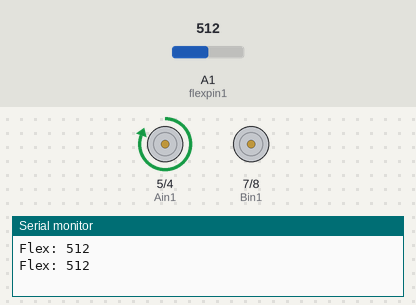
Bench run of a sketch on a simulated Arduino Uno, built with avr-gcc and run on an emulated ATmega328P. On the bench: motor-driver pin pairs drawn as motors (green arrow = first pin HIGH = forward, orange = second pin HIGH = backward, longer = more drive, scaled by the enable pin), the last lines printed to the serial monitor. The test bench sets the inputs (shaded band); at power-on: A1 (flexpin1) = 512.

Above: at 5.9 s.
6.0 s: A1 (flexpin1) set to 635
At 10.15 s:
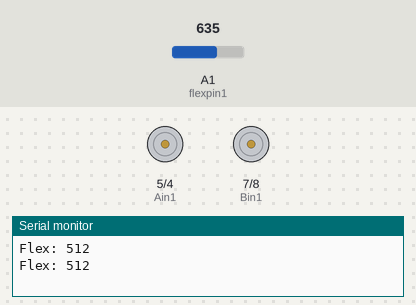
16.8 s: A1 (flexpin1) set to 666
At 21.1 s:
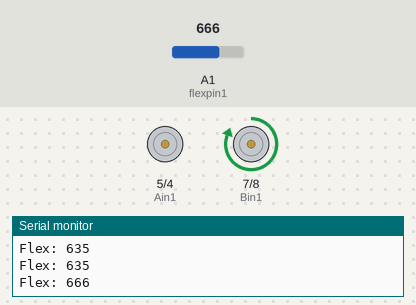
Timing chart, 0 to 31.2 s (numbered marks = the images above; inputs shaded):
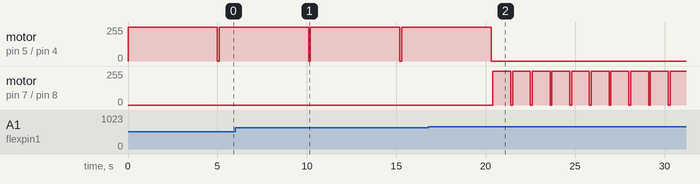

Measured:
- the behaviour switches between 649 and 650 on A1 (flexpin1) (found by bisection; images 1 and 2)
- after the input at 16.8 s, motor on pin 5 (Ain1) / pin 4 (Ain2): goes on until 20.3 s, then stays stopped; motor on pin 7 (Bin1) / pin 8 (Bin2): alternates forward 255/255 for 1.0 s and stopped for 0.10 s, starting after 3.6 s
- by itself, motor on pin 5 (Ain1) / pin 4 (Ain2): alternates forward 255/255 for 5.0 s and stopped for 0.10 s

The sketch:

Prototype2WithMotor.ino
```cpp
//Made by Georgy Rached. Base code for basic motors from https://lastminuteengineers.com/tb6612fng-dc-motor-control-arduino-tutorial/

// motor A connections
int pwmA = 3;
int Ain1 = 5;
int Ain2 = 4;

// motor B connections
int pwmB = 9;
int Bin1 = 7;
int Bin2 = 8;


const int flexpin1 = A1; //initializing pin that reads voltage
const int thresholdFullbend = 650;  // Straight ~1023, half bend ~850, full bend ~650
const int thresholdHalfbend = 900; //threshold to activate a half bend


void setup() {

  //setting PWM and motors pins
  pinMode(pwmA, OUTPUT);
  pinMode(pwmB, OUTPUT);
  pinMode(Ain1, OUTPUT);
  pinMode(Ain2, OUTPUT);
  pinMode(Bin1, OUTPUT);
  pinMode(Bin2, OUTPUT);

  //stop motors first thing to not cause any twitches
  stopMotors();

  //begin serial monitor
  Serial.begin(9600);
}


void loop() {

  //read the flex positions
  int flexposition1 = analogRead(flexpin1);

  //print out voltage reading
  Serial.print("Flex: ");
  Serial.println(flexposition1);

  //if certain voltage read, move motor for x seconds
  if (flexposition1 < thresholdFullbend) {
    runMotorA(5000); // full bend = Motor A runs 5 seconds
  }
  else if (flexposition1 < thresholdHalfbend) {
    runMotorB(1000); // Half bend = Motor B runs 1 second
  }

  //delay
  delay(100);
}


//start motor A function, with duration as input
void runMotorA(int duration) {

  //turn motors on
  digitalWrite(Ain1, HIGH);
  digitalWrite(Ain2, LOW);
  analogWrite(pwmA, 255); //0-225, 255 as highest

  //make the motor move for the duration before turning it off
  delay(duration);

  //stopping the motor
  digitalWrite(Ain1, LOW);
  digitalWrite(Ain2, LOW);
  analogWrite(pwmA, 0);
}

//samne thing as runMotorA but for the second motor. Can repeat this process for as many motos
//may be better to use a function later on if we have 4 motors to reduce redudancy
void runMotorB(int duration) {
  digitalWrite(Bin1, HIGH);
  digitalWrite(Bin2, LOW);
  analogWrite(pwmB, 255);

  delay(duration);

  // Stop Motor B only
  digitalWrite(Bin1, LOW);
  digitalWrite(Bin2, LOW);
  analogWrite(pwmB, 0);
}

//function to stop all motors]
void stopMotors() {

  //setting everything to 0
  digitalWrite(Ain1, LOW);
  digitalWrite(Ain2, LOW);
  digitalWrite(Bin1, LOW);
  digitalWrite(Bin2, LOW);
  analogWrite(pwmA, 0);
  analogWrite(pwmB, 0);
}
```
